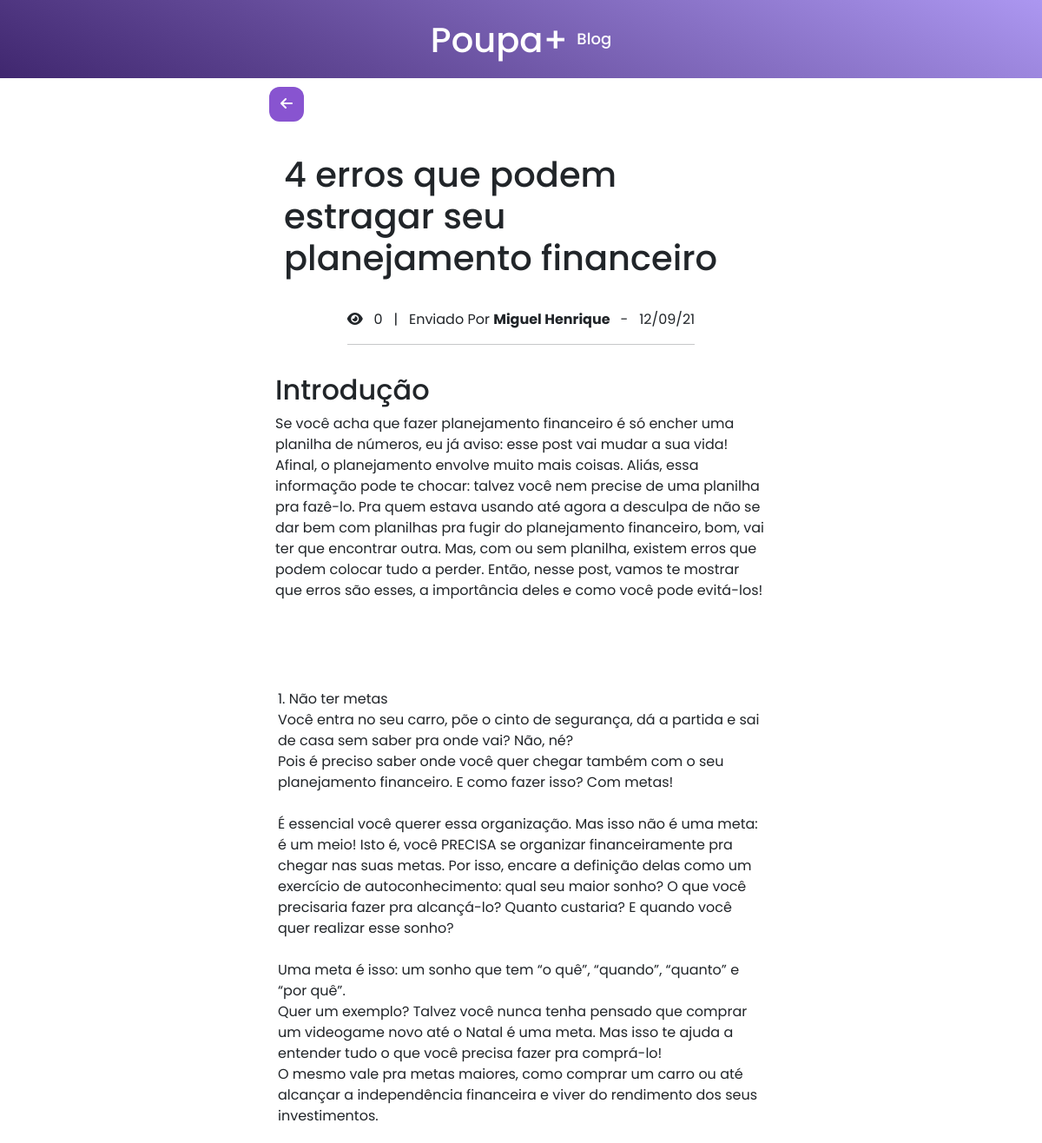
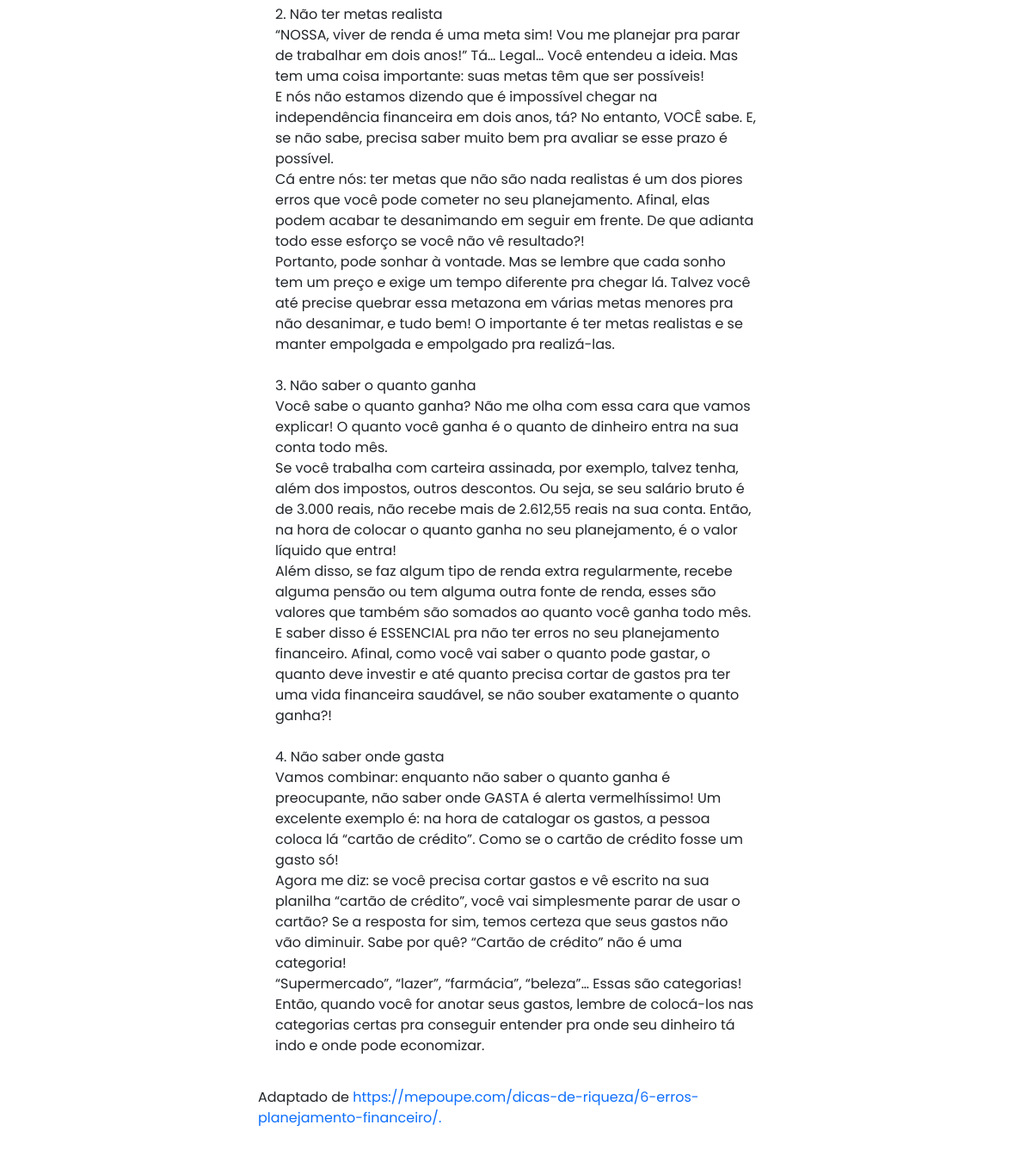
Page /pages/blog/view/post.php?id=1 on the committed database (2 pictures, top to bottom).
### tables this page shows
CREATE TABLE `blog_posts` (
  `id` int(11) NOT NULL,
  `title` varchar(100) NOT NULL,
  `description` text NOT NULL,
  `text` text NOT NULL,
  `date` date NOT NULL,
  `creatorpost` varchar(255) NOT NULL,
  `origin` varchar(255) DEFAULT NULL,
  `views` int(11) DEFAULT '0',
  `coments` json DEFAULT NULL,
  `reactions` json DEFAULT NULL
);

### pages/blog/view/post.php (the view, shortened to what this page needs)
<?php
require_once('../../../source/controller/connection.php');
$get_Id = filter_input(INPUT_GET, 'id', FILTER_SANITIZE_STRING);
try {
    $searchPost = $connection->prepare("SELECT id, title, description, text, date, creatorpost, origin, views FROM blog_posts WHERE id = :id");
    $searchPost->bindParam(':id', $get_Id);
    $searchPost->execute();
    if ($searchPost->rowCount() > 0) {
        $row = $searchPost->fetchAll(PDO::FETCH_ASSOC);
    }
} catch (PDOException $error) {
    die('Erro Ao Tentar Se Comunicar com o Servidor, Tente Novamente Mais Tarde.');
}
?>
<!DOCTYPE html>
<html lang="pt-br">
<head>
    <link href="https://cdn.jsdelivr.net/npm/bootstrap@5.0.2/dist/css/bootstrap.min.css" rel="stylesheet" />
    <link rel="stylesheet" href="../../../source/root/root.css" />
    <link rel="stylesheet" href="../../../source/styles/blog_page/main.css" />
    <link rel="stylesheet" href="../../../source/styles/mobile/blog_page/main.css">
    <link rel="stylesheet" href="../../../source/styles/components/button-back/main.css">
</head>
<body>
    <div class="nav_bar_top">
        <div class="row_nav_bar">
            <div class="left_logo">
                <a href="../index.php">
                    <h1>Poupa+
                        <sup>Blog</sup>
                    </h1>
                </a>
            </div>
        </div>
    </div>
    <div class="container-content-post">
        <div class="content-post">
        <div class="btn_back_home">
                <a href="../index.php" title="Voltar Para Tela Inicial">
                    <i class="fas fa-arrow-left"></i>
                </a>
            </div>
            <?php
            if (isset($row)) {
                if ($row != null) {
                    foreach ($row as $get_Data) {
            ?>
                        <div class="title-post-view">
                            <h1><?php echo $get_Data['title']; ?></h1>
                        </div>
                        <div class="date_post">
                            <span><i class="fas fa-eye"></i> &nbsp; <?php echo $get_Data['views']; ?> &nbsp; | &nbsp; Enviado Por
                                <strong>
                                    <?php echo $get_Data['creatorpost']; ?>
                                </strong>
                                &nbsp; - &nbsp;
                                <span class="date-send">
                                <?php echo date('d/m/y', strtotime($get_Data['date'])); ?>
                                </span>
                            </span>
                            <hr>
                        </div>
                        <div class="intro-description">
                            <h2>Introdução</h2>
                            <p>
                                <?php echo $get_Data['description']; ?>
                            </p>
                        </div>
                        <br>
                        <br>
                        <div class="text-notice">
                            <p>
                                <?php echo nl2br($get_Data['text']); ?>
                            </p>
                        </div>
                        <?php if($get_Data['origin'] !== ''){?>
                        <div class="autor">
                            <span>Adaptado de
                                <a href="<?php echo $get_Data['origin']; ?>" target="_blank" rel="noopener noreferrer">
                                    <?php echo $get_Data['origin']; ?>
                                </a>
                            </span>
                            <br><br>
                        </div>
                        <?php }?>
            <?php }
                }
            } else {
                echo "<h1 >Post Não Encontrado</h1>";
            } ?>
        </div>
    </div>
</body>
</html>

### source/root/root.css (style rules this page uses)
body { margin: 0 auto; padding: 0 auto; scroll-behavior: smooth; }
* { font-family: "Poppins", sans-serif; text-decoration: none !important; }
:root { --primary-color: #8854d0; --secondary-color: #a55eea; --button_color: #663399; --gradiente-color: linear-gradient(25deg, #40276f, #634a98, #8770c4, #ac97f1); --text-primary: #ffff; --input-background: #f3f3f3; }

### source/styles/blog_page/main.css (style rules this page uses)
.nav_bar_top { width: 100%; height: 90px; background-image: var(--gradiente-color); }
.row_nav_bar { display: flex; flex-direction: row; justify-content: space-around; align-items: center; height: 88px; }
.row_nav_bar > .left_logo { padding-top: 12px; }
.row_nav_bar > .left_logo > a { text-decoration: none; color: #ffff; font-family: "Poppins", sans-serif; }
.container-content-post { width: 100%; background-color: #ffff; display: flex; flex-direction: row; justify-content: center; align-items: center; }
.content-post { display: flex; flex-direction: column; justify-content: center; align-items: center; width: 50%; }
.title-post-view { margin: 17px; padding: 10px; }
.intro-description { margin: 17px; }
.text-notice { margin: 20px; }

### source/styles/components/button-back/main.css (style rules this page uses)
.btn_back_home { display: flex; flex-direction: row; justify-content: flex-start; align-items: flex-start; width: 100%; }
.btn_back_home > a { width: 40px; margin: 10px; cursor: pointer; height: 40px; background-color: var(--primary-color); text-align: center; align-items: center; border-radius: 12px; transition: 0.2s; }
.btn_back_home > a > i { color: var(--text-primary); text-align: center; padding: 11px; }

### pages/blog/view/post.php (style rules this page uses)
.left_logo>a>h1>sup { font-size: 18px; }

### rows in the picture
blog_posts: title "4 erros que podem estragar seu planejamento financeiro", views "0", creatorpost "Miguel Henrique", date "12/09/21", description "Se você acha que fazer planejamento financeiro é só encher uma planilha de números, eu já aviso: esse post vai mudar a sua vida! Afinal, o planejamento envolve muito mais coisas. Aliás, essa informação pode te chocar: talvez você nem precise de uma planilha pra fazê-lo. Pra quem estava usando até agora a desculpa de não se dar bem com planilhas pra fugir do planejamento financeiro, bom, vai ter que encontrar outra. Mas, com ou sem planilha, existem erros que podem colocar tudo a perder. Então, nesse post, vamos te mostrar que erros são esses, a importância deles e como você pode evitá-los!", text "1. Não ter metas Você entra no seu carro, põe o cinto de segurança, dá a partida e sai de casa sem saber pra onde vai? Não, né? Pois é preciso saber onde você quer chegar também com o seu planejamento financeiro. E como fazer isso? Com metas! É essencial você querer essa organização. Mas isso não é uma meta: é um meio! Isto é, você PRECISA se organizar financeiramente pra chegar nas suas metas. Por isso, encare a definição delas como um exercício de autoconhecimento: qual seu maior sonho? O que você precisaria fazer pra alcançá-lo? Quanto custaria? E quando você quer realizar esse sonho? Uma meta é isso: um sonho que tem “o quê”, “quando”, “quanto” e “por quê”. Quer um exemplo? Talvez você…", origin "https://mepoupe.com/dicas-de-riqueza/6-erros-planejamento-financeiro/."
